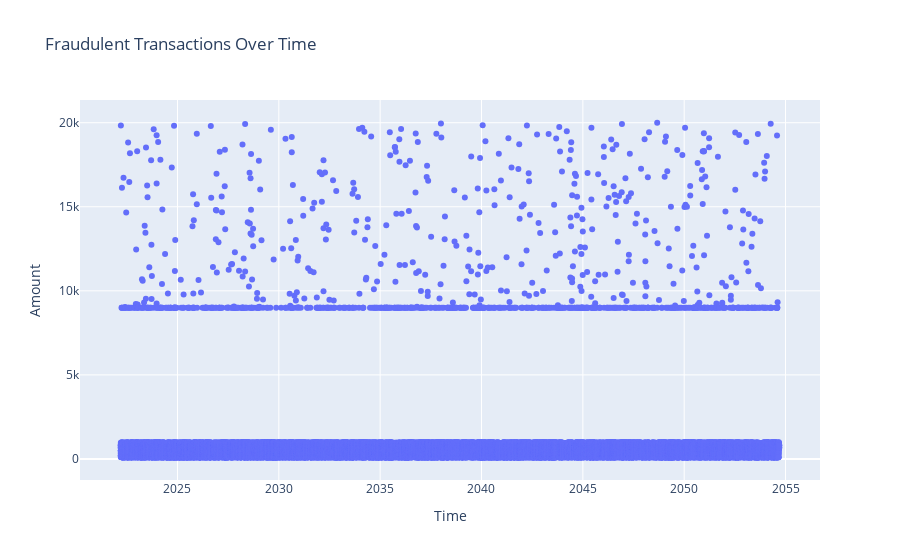

Write notebook code for a chart like this one.
### Code cell
# visualize the distribution of fraudulent transactions over time
import plotly.graph_objects as go

fig = go.Figure()

df_fraud = df.filter(pl.col("Label") == 1)
fig.add_trace(go.Scatter(x=df_fraud["Time_step"], y=df_fraud["USD_amount"], mode='markers', name='Fraudulent Transactions'))

fig.update_layout(title='Fraudulent Transactions Over Time',
                    xaxis_title='Time',
                    yaxis_title='Amount')
fig.show()

### Figure 1 — Plotly figure (JSON) as saved in the notebook; plotly's stock layout.template omitted (floating-point values rounded to 4 significant figures; data arrays with more than 128 entries replaced by an {"elided": "..."} marker saying what was removed)
{"data": [{"mode": "markers", "name": "Fraudulent Transactions", "type": "scatter", "x": {"elided": "30819 str values"}, "y": {"elided": "30819 float values"}}], "layout": {"title": {"text": "Fraudulent Transactions Over Time"}, "xaxis": {"title": {"text": "Time"}}, "yaxis": {"title": {"text": "Amount"}}}}
